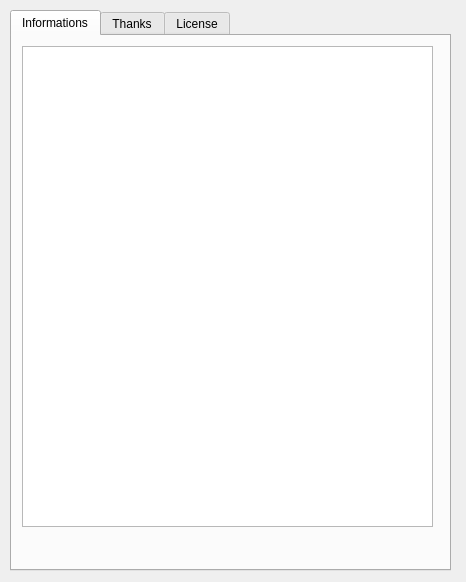
<?xml version="1.0" encoding="UTF-8"?>
<ui version="4.0">
 <class>PageAbout</class>
 <widget class="QWidget" name="PageAbout">
  <property name="geometry">
   <rect>
    <x>0</x>
    <y>0</y>
    <width>466</width>
    <height>582</height>
   </rect>
  </property>
  <widget class="QWidget" name="verticalLayoutWidget_6">
   <property name="geometry">
    <rect>
     <x>10</x>
     <y>10</y>
     <width>441</width>
     <height>561</height>
    </rect>
   </property>
   <layout class="QVBoxLayout" name="layout" stretch="0">
    <property name="spacing">
     <number>0</number>
    </property>
    <property name="sizeConstraint">
     <enum>QLayout::SetNoConstraint</enum>
    </property>
    <property name="leftMargin">
     <number>0</number>
    </property>
    <property name="topMargin">
     <number>0</number>
    </property>
    <property name="rightMargin">
     <number>0</number>
    </property>
    <property name="bottomMargin">
     <number>0</number>
    </property>
    <item>
     <widget class="TabLayout" name="tblAbout">
      <property name="sizePolicy">
       <sizepolicy hsizetype="Expanding" vsizetype="Expanding">
        <horstretch>0</horstretch>
        <verstretch>0</verstretch>
       </sizepolicy>
      </property>
      <property name="currentIndex">
       <number>0</number>
      </property>
      <widget class="QWidget" name="tabInfo">
       <attribute name="title">
        <string>Informations</string>
       </attribute>
       <widget class="QWidget" name="horizontalLayoutWidget_4">
        <property name="geometry">
         <rect>
          <x>10</x>
          <y>10</y>
          <width>411</width>
          <height>481</height>
         </rect>
        </property>
        <layout class="QVBoxLayout" name="layTabInfo">
         <item>
          <widget class="QTextBrowser" name="txtInfo">
           <property name="source">
            <url>
             <string>qrc:/about.html</string>
            </url>
           </property>
           <property name="openExternalLinks">
            <bool>true</bool>
           </property>
          </widget>
         </item>
        </layout>
       </widget>
      </widget>
      <widget class="QWidget" name="tabTnx">
       <attribute name="title">
        <string>Thanks</string>
       </attribute>
       <widget class="QWidget" name="verticalLayoutWidget_7">
        <property name="geometry">
         <rect>
          <x>10</x>
          <y>10</y>
          <width>411</width>
          <height>481</height>
         </rect>
        </property>
        <layout class="QVBoxLayout" name="layTabTnx">
         <item>
          <widget class="QTextBrowser" name="textBrowser">
           <property name="source">
            <url>
             <string>qrc:/thanks.html</string>
            </url>
           </property>
          </widget>
         </item>
        </layout>
       </widget>
      </widget>
      <widget class="QWidget" name="tabLicense">
       <attribute name="title">
        <string>License</string>
       </attribute>
       <widget class="QWidget" name="verticalLayoutWidget_8">
        <property name="geometry">
         <rect>
          <x>10</x>
          <y>10</y>
          <width>411</width>
          <height>481</height>
         </rect>
        </property>
        <layout class="QVBoxLayout" name="layTabLicense">
         <item>
          <widget class="QTextBrowser" name="txtLicense">
           <property name="source">
            <url>
             <string>qrc:/license.html</string>
            </url>
           </property>
           <property name="searchPaths">
            <stringlist notr="true"/>
           </property>
           <property name="openLinks">
            <bool>false</bool>
           </property>
          </widget>
         </item>
        </layout>
       </widget>
      </widget>
     </widget>
    </item>
   </layout>
  </widget>
 </widget>
 <customwidgets>
  <customwidget>
   <class>TabLayout</class>
   <extends>QTabWidget</extends>
   <header>tablayout.h</header>
   <container>1</container>
  </customwidget>
 </customwidgets>
 <resources/>
 <connections/>
</ui>
